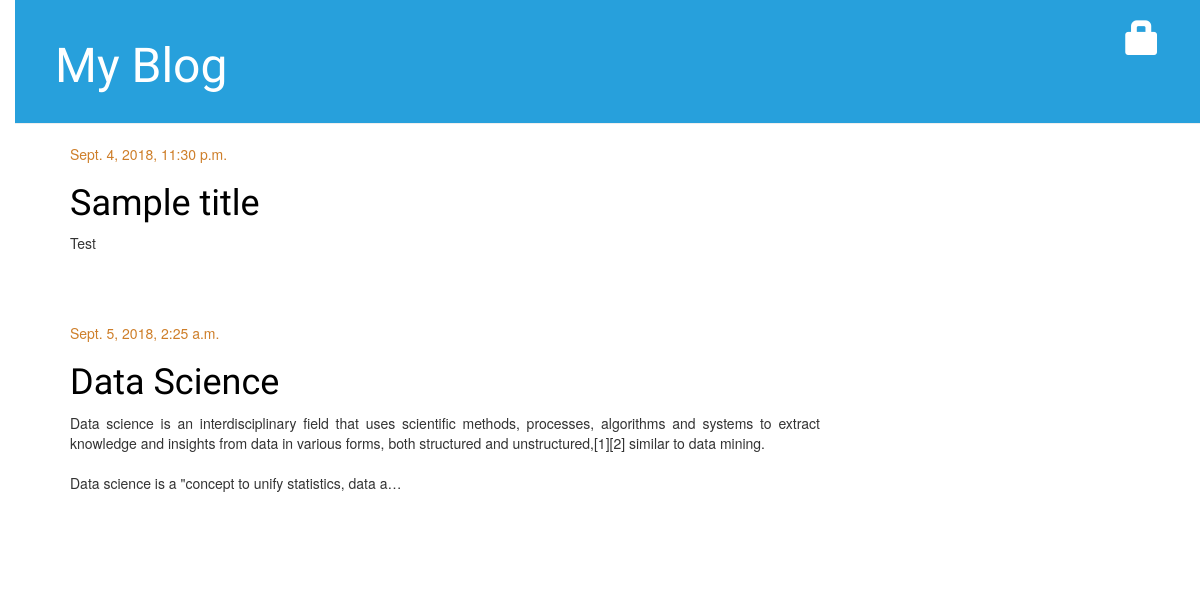
The app's page /, older data.
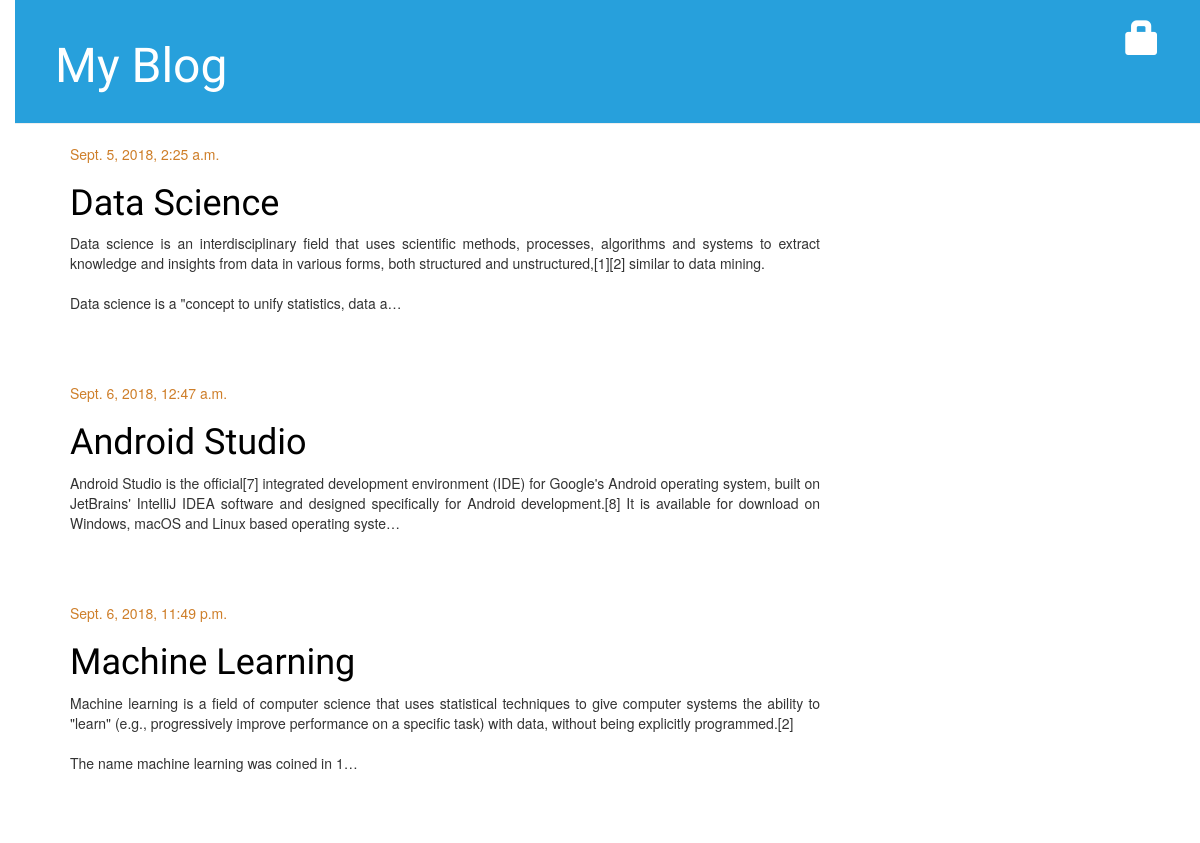
The same page, newer data.
### blog/models.py (models this page shows, shortened)
class Post(models.Model):
    author = models.ForeignKey("auth.User", on_delete=models.CASCADE)
    title = models.CharField(max_length=200)
    text = models.TextField()
    created_date = models.DateTimeField(default=timezone.now)
    published_date = models.DateTimeField(blank=True, null=True)

### blog/views.py (the view)
def post_list(request):
    posts = Post.objects.filter(published_date__lte=timezone.now()).order_by(
        "published_date"
    )
    return render(request, "blog/post_list.html", {"posts": posts})

### blog/templates/blog/post_list.html
{% extends 'blog/base.html' %}
{% block content %}
{% for post in posts %}
<div class="post">
	{% if post.published_date %}
	<div class="date">
		{{ post.published_date }}
	</div>
	{% else %}
	<a class="btn btn-default" href="{% url 'post_publish' pk=post.pk %}">Publish</a>
	{% endif %}
	<h1><a href="{% url 'post_detail' pk=post.pk %}">{{ post.title }}</a></h1>
	<p align="justify">{{ post.text|linebreaksbr|truncatechars:300 }}</p>
</div>
{% endfor %}
{% endblock %}

Row changes from the older to the newer data that the page shows:
removed Post: published_date "Sept. 4, 2018, 11:30 p.m.", title "Sample title", text "Test"
added Post: published_date "Sept. 6, 2018, 12:47 a.m.", title "Android Studio", text "Android Studio is the official[7] integrated development environment (IDE) for Google's Android operating system, built on JetBrains' IntelliJ IDEA software and designed specifically for Android development.[8] It is available for download on Windows, macOS and Linux based operating syste…"
now on this page (row edited): Post: published_date "Sept. 6, 2018, 11:49 p.m.", title "Machine Learning", text "Machine learning is a field of computer science that uses statistical techniques to give computer systems the ability to \"learn\" (e.g., progressively improve performance on a specific task) with data, without being explicitly programmed.[2] The name machine learning was coined in 1…"
